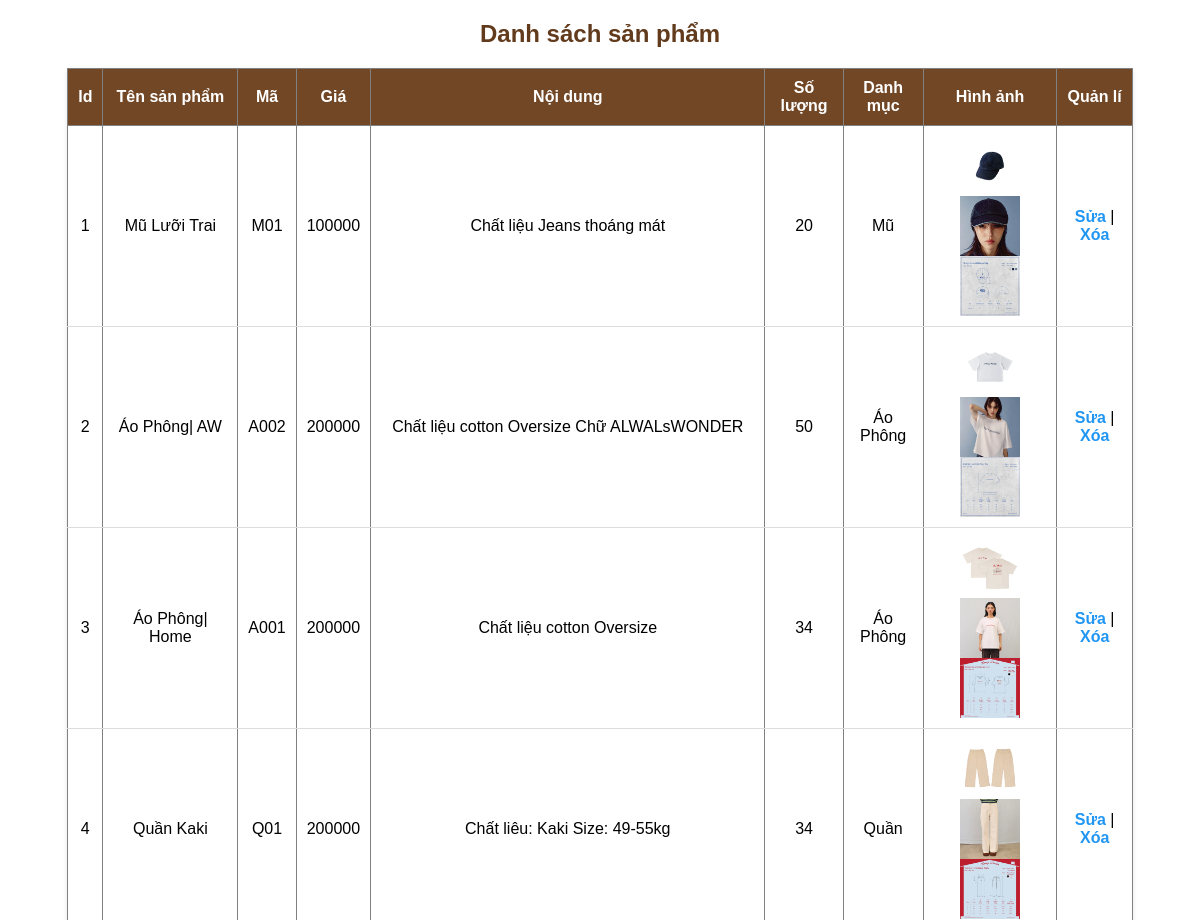
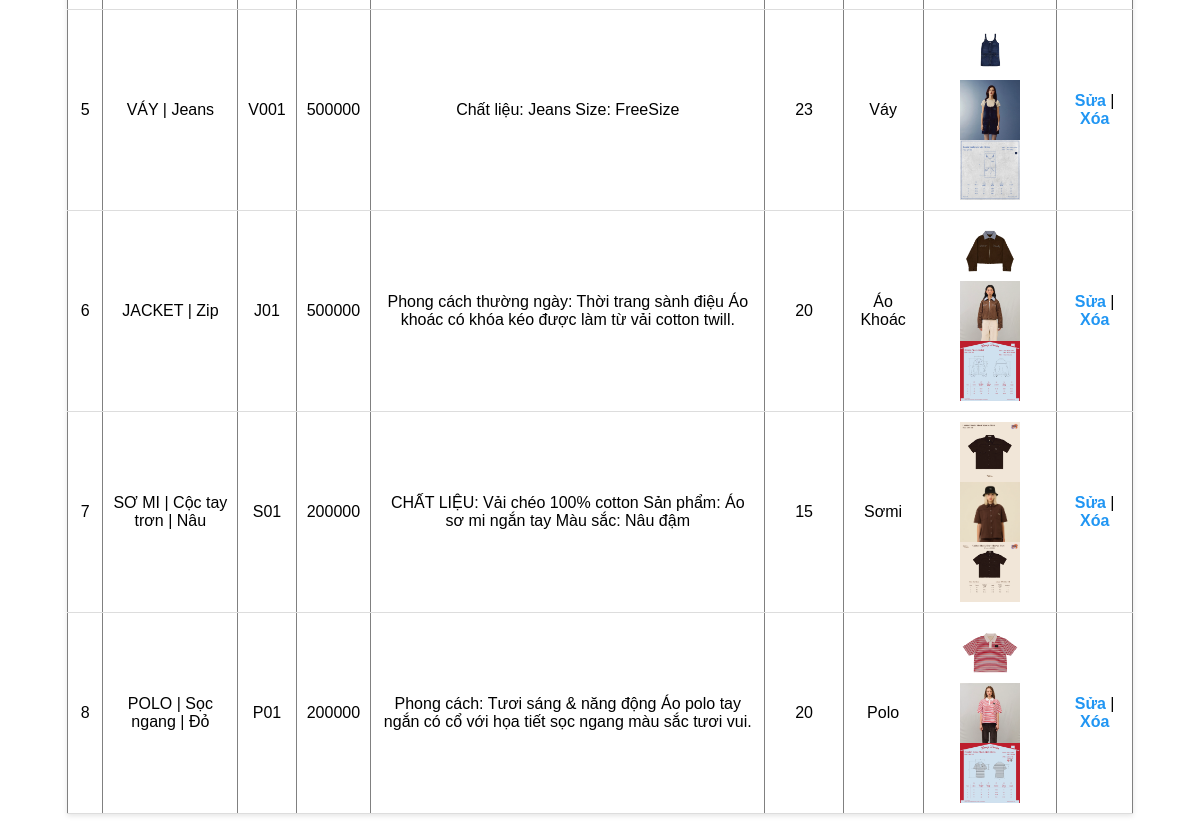
The page /admincp/modules/quanlisanpham/lietke.php on the database its author committed (2 pictures, top to bottom).
### tables this page shows
CREATE TABLE `tbl_products` (
  `id_product` int(11) NOT NULL,
  `name_product` varchar(250) NOT NULL,
  `code_product` varchar(100) NOT NULL,
  `price` varchar(50) NOT NULL,
  `quantity` int(11) NOT NULL,
  `description` text NOT NULL,
  `id_category` int(11) NOT NULL
);

CREATE TABLE `tbl_categories` (
  `id_category` int(11) NOT NULL,
  `name` varchar(100) NOT NULL,
  `thutu` int(11) NOT NULL
);

CREATE TABLE `tbl_product_images` (
  `id_image` int(11) NOT NULL,
  `id_product` int(11) DEFAULT NULL,
  `image` varchar(255) DEFAULT NULL
);

### admincp/modules/quanlisanpham/lietke.php (the view)
<?php
    $sql_lietke_sanpham = "SELECT * FROM tbl_products, tbl_categories WHERE tbl_products.id_category= tbl_categories.id_category ORDER BY id_product DESC";
    $query_lietke_sanpham = mysqli_query($conn, $sql_lietke_sanpham);
?>
<h2>Danh sách sản phẩm</h2>
<table border="1" width="80%" style="text-align: center;">
    <tr>
        <th>Id</th>
        <th>Tên sản phẩm</th>
        <th>Mã</th>
        <th>Giá</th>
        <th>Nội dung</th>
        <th>Số lượng</th>
        <th>Danh mục</th>
        <th>Hình ảnh</th>
        <th>Quản lí</th>
    </tr>
<?php
    $i = 0;
    while($row = mysqli_fetch_array($query_lietke_sanpham)){
        $i++;
?>
    <tr>
        <td><?php echo $i ?></td>
        <td><?php echo $row['name_product'] ?></td>
        <td><?php echo $row['code_product'] ?></td>
        <td><?php echo $row['price'] ?></td>
        <td><?php echo $row['description'] ?></td>
        <td><?php echo $row['quantity'] ?></td>
        <td><?php echo $row['name'] ?></td>
        <td>
<?php
$sql_img = "SELECT * FROM tbl_product_images
            WHERE id_product=".$row['id_product'];
$query_img = mysqli_query($conn, $sql_img);
while($img = mysqli_fetch_array($query_img)){
?>
    <img src="/AW_Web/admincp/modules/quanlisanpham/uploads/<?php echo $img['image']; ?>"
         width="60">
<?php } ?>
</td>
        <td>
            <a href="?action=quanlisanpham&query=sua&id_product=<?php echo $row['id_product']; ?>">Sửa</a> | <a href="modules/quanlisanpham/xuli.php?id_product=<?php echo $row['id_product']; ?>">Xóa</a>
        </td>
    </tr>
<?php
    }
?>
</table>
<head>
    <link rel="stylesheet" href="css/quanlisanpham.css">
</head>

### admincp/css/quanlisanpham.css (style rules this page uses)
table { border-collapse: collapse; width: 90%; margin: 20px auto; font-family: Arial, sans-serif; background-color: #fff; box-shadow: 0 2px 5px rgba(0,0,0,0.1); }
table th { background-color: #724725; color: white; padding: 10px; text-align: center; font-size: 16px; }
table td { padding: 10px; text-align: center; border-bottom: 1px solid #ddd; }
h2 { text-align: center; font-family: Arial, sans-serif; margin-top: 20px; color: #623a1c; }
table a { text-decoration: none; color: #2196F3; font-weight: bold; transition: 0.3s; }

### rows shown on the page
tbl_products: name_product "Mũ Lưỡi Trai", code_product "M01", price "100000", description "Chất liệu Jeans thoáng mát", quantity "20", id_category.name "Mũ"
tbl_product_images: image (picture)
tbl_product_images: image (picture)
tbl_product_images: image (picture)
tbl_products: name_product "Áo Phông| AW", code_product "A002", price "200000", description "Chất liệu cotton Oversize Chữ ALWALsWONDER", quantity "50", id_category.name "Áo Phông"
tbl_product_images: image (picture)
tbl_product_images: image (picture)
tbl_product_images: image (picture)
tbl_products: name_product "Áo Phông| Home", code_product "A001", price "200000", description "Chất liệu cotton Oversize", quantity "34", id_category.name "Áo Phông"
tbl_product_images: image (picture)
tbl_product_images: image (picture)
tbl_product_images: image (picture)
tbl_products: name_product "Quần Kaki", code_product "Q01", price "200000", description "Chất liêu: Kaki Size: 49-55kg", quantity "34", id_category.name "Quần"
tbl_product_images: image (picture)
tbl_product_images: image (picture)
tbl_product_images: image (picture)
tbl_products: name_product "VÁY | Jeans", code_product "V001", price "500000", description "Chất liệu: Jeans Size: FreeSize", quantity "23", id_category.name "Váy"
tbl_product_images: image (picture)
tbl_product_images: image (picture)
tbl_product_images: image (picture)
tbl_products: name_product "JACKET | Zip", code_product "J01", price "500000", description "Phong cách thường ngày: Thời trang sành điệu Áo khoác có khóa kéo được làm từ vải cotton twill.", quantity "20", id_category.name "Áo Khoác"
tbl_product_images: image (picture)
tbl_product_images: image (picture)
tbl_product_images: image (picture)
tbl_products: name_product "SƠ MI | Cộc tay trơn | Nâu", code_product "S01", price "200000", description "CHẤT LIỆU: Vải chéo 100% cotton Sản phẩm: Áo sơ mi ngắn tay Màu sắc: Nâu đậm", quantity "15", id_category.name "Sơmi"
tbl_product_images: image (picture)
tbl_product_images: image (picture)
tbl_product_images: image (picture)
tbl_products: name_product "POLO | Sọc ngang | Đỏ", code_product "P01", price "200000", description "Phong cách: Tươi sáng & năng động Áo polo tay ngắn có cổ với họa tiết sọc ngang màu sắc tươi vui.", quantity "20", id_category.name "Polo"
tbl_product_images: image (picture)
tbl_product_images: image (picture)
tbl_product_images: image (picture)
